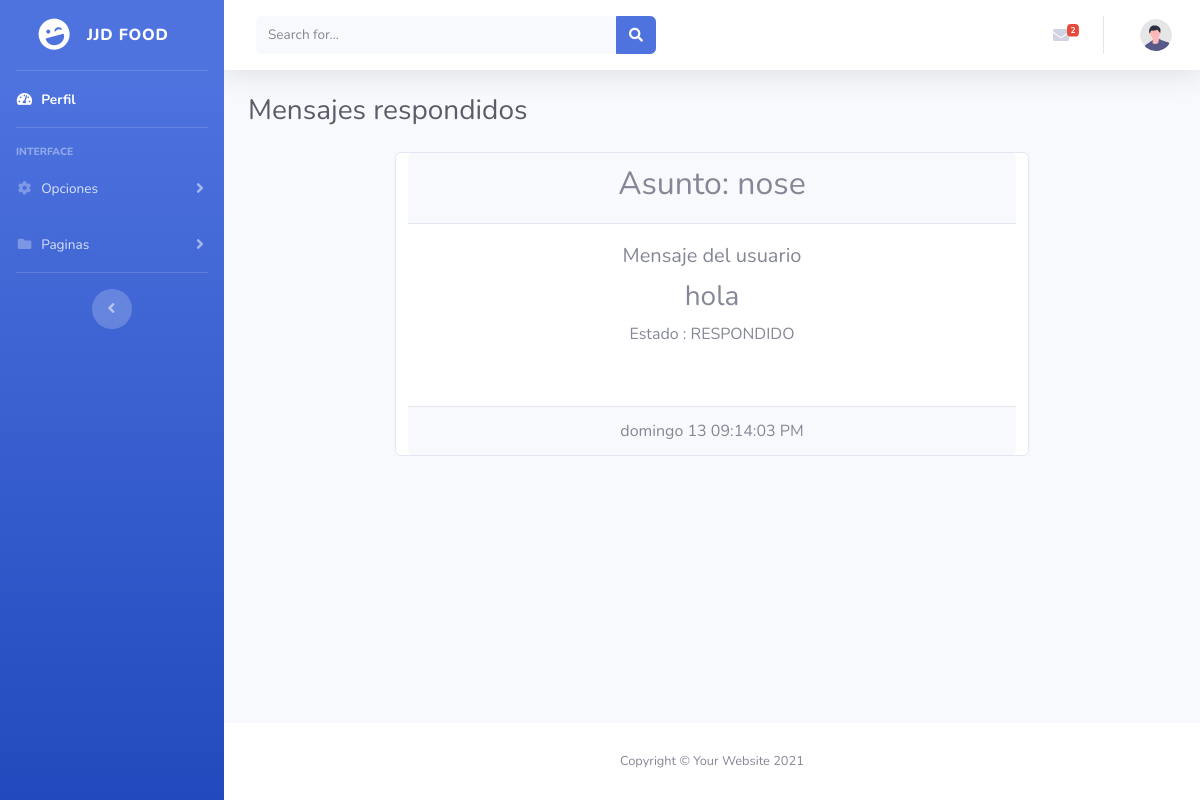
Before: /Recursos-humanos/men_res.php with the older database file.
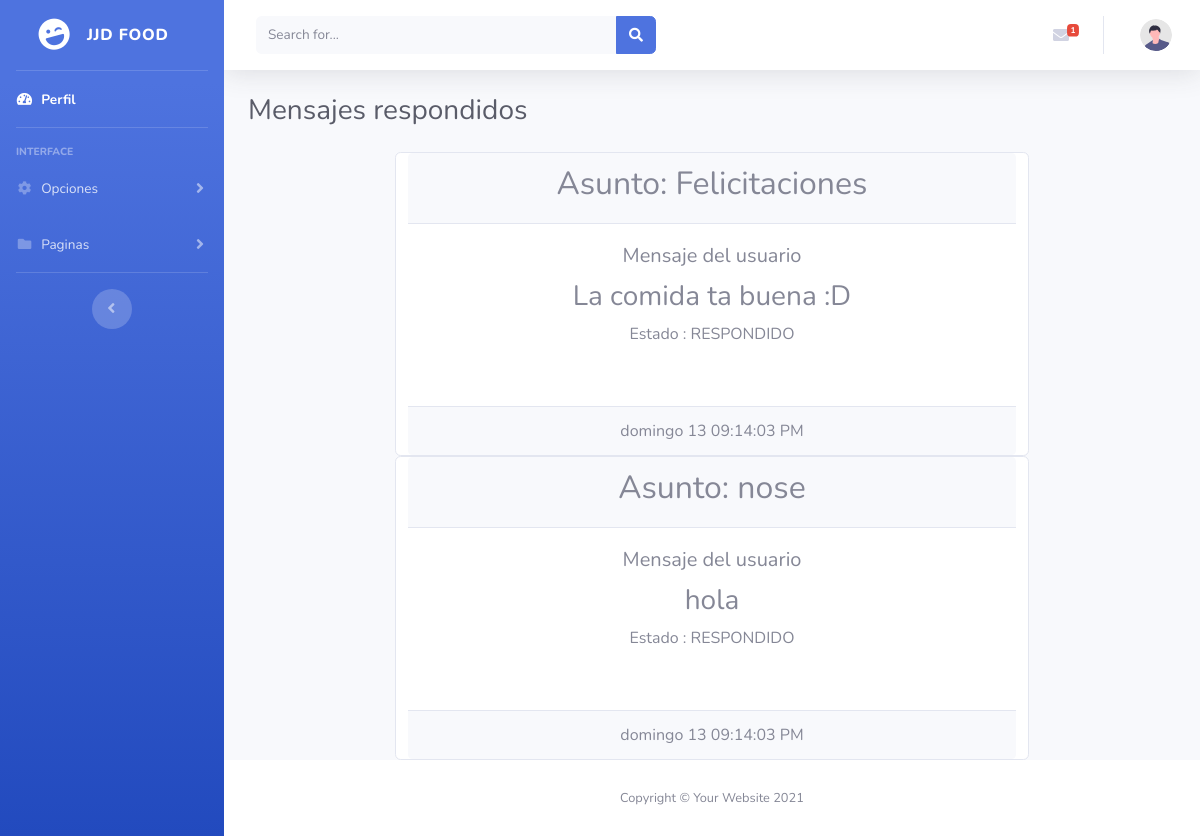
After: the same page with the newer database file.
### tables this page shows
CREATE TABLE `mensajes` (
  `id` int(11) NOT NULL,
  `id_mensaje` int(11) NOT NULL,
  `Asunto` varchar(45) NOT NULL,
  `mensaje` varchar(100) NOT NULL,
  `estado` int(11) NOT NULL,
  PRIMARY KEY (`id_mensaje`),
  KEY `id` (`id`),
  CONSTRAINT `mensajes_ibfk_1` FOREIGN KEY (`id`) REFERENCES `usuarios` (`id`)
);

### Recursos-humanos/men_res.php (the view, shortened to what the changed rows need)
<!DOCTYPE html>
<html lang="en">
<head>
    <link href="vendor/fontawesome-free/css/all.min.css" rel="stylesheet" type="text/css">
    <link href="css/sb-admin-2.min.css" rel="stylesheet">
</head>
<body id="page-top">
    <div id="wrapper">
        <div id="content-wrapper" class="d-flex flex-column">
            <div id="content">
                <nav class="navbar navbar-expand navbar-light bg-white topbar mb-4 static-top shadow">
                    <ul class="navbar-nav ml-auto">
                         <?php
                        $conexion = mysqli_connect("localhost","root","","jjd-food");
                        $query = "SELECT count(estado) FROM mensajes WHERE estado= 0";
                        $resultado = mysqli_query($conexion,$query);
                        $mensajes = mysqli_fetch_array($resultado);
                        ?>
                        <li class="nav-item dropdown no-arrow mx-1">
                            <a class="nav-link dropdown-toggle" href="#" id="messagesDropdown" role="button"
                                data-toggle="dropdown" aria-haspopup="true" aria-expanded="false">
                                <i class="fas fa-envelope fa-fw"></i>
                                <span class="badge badge-danger badge-counter"><?php echo $mensajes[0] ?></span>
                            </a>
                        </li>
                    </ul>
                </nav>
                <div class="container-fluid">
                    <div class="d-sm-flex align-items-center justify-content-between mb-4">
                        <h1 class="h3 mb-0 text-gray-800">Mensajes respondidos</h1>
                    </div>
                    <div class="row">
                        <?php
                  $consulta = "SELECT * FROM mensajes";
                  $conexion = mysqli_connect("localhost","root","","jjd-food");
                  $resultado = mysqli_query($conexion, $consulta);
                  while ($Datos = mysqli_fetch_array($resultado)) {
                  $id_men = $Datos[1];
                  if ($Datos[4]== 1) {
                    ?>
                    <div class="card text-center mx-auto col-8">
                    <div class="card-header">
                    <h2>Asunto: <?php echo $Datos[2]?></h2>
                    </div>
                    <div class="card-body">
                        <h5 class="card-title"><?php echo "Mensaje del usuario";?></h5>
                        <h3 class="card-text"> <?php echo $Datos[3]?></h3>
                        <form action="validar.php?id_res=<?php echo $id_men?>" method="post">
                        <p>Estado : RESPONDIDO</p>
                        <br>
                        </form>
                    </div>
                    <div class="card-footer text-muted">
                        <?php
                        echo fecha();?>
                    </div>
                    </div>
                    <?php
                   }
                  }
                   ?>
                    </div>
                </div>
            </div>
        </div>
    </div>
</body>
</html>
<?php
function fecha(){
    $day = date("l");
    $plus = date("d");
    $time = date("h:i:s A");
    switch ($day) {
        case "Sunday":
            echo "domingo ".$plus ." ".$time;
        break;
    }
}
?>

Changed rows visible on the page:
now on this page (row edited): mensajes: Asunto "Felicitaciones", mensaje "La comida ta buena :D"
Other visible differences:
$mensajes[0]: "2" → "1"
